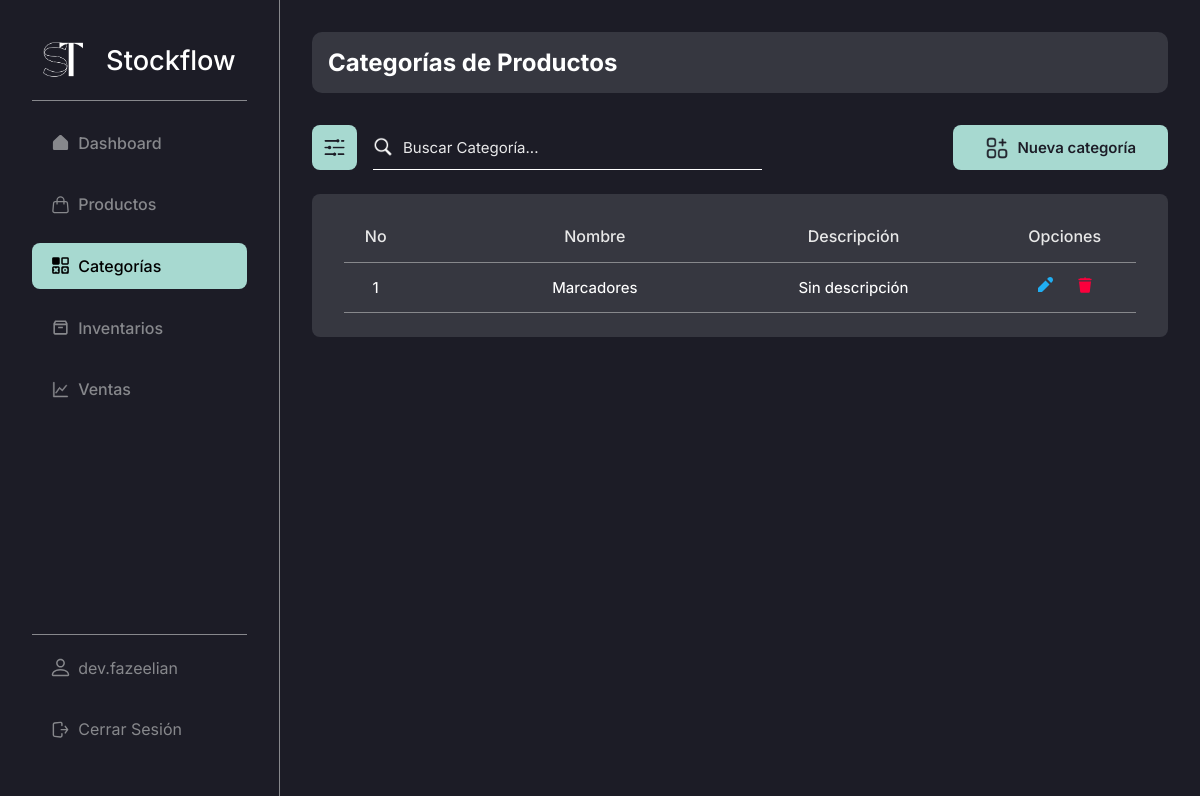
Page /admin/products/categories/ (signed in) on the earlier database version.
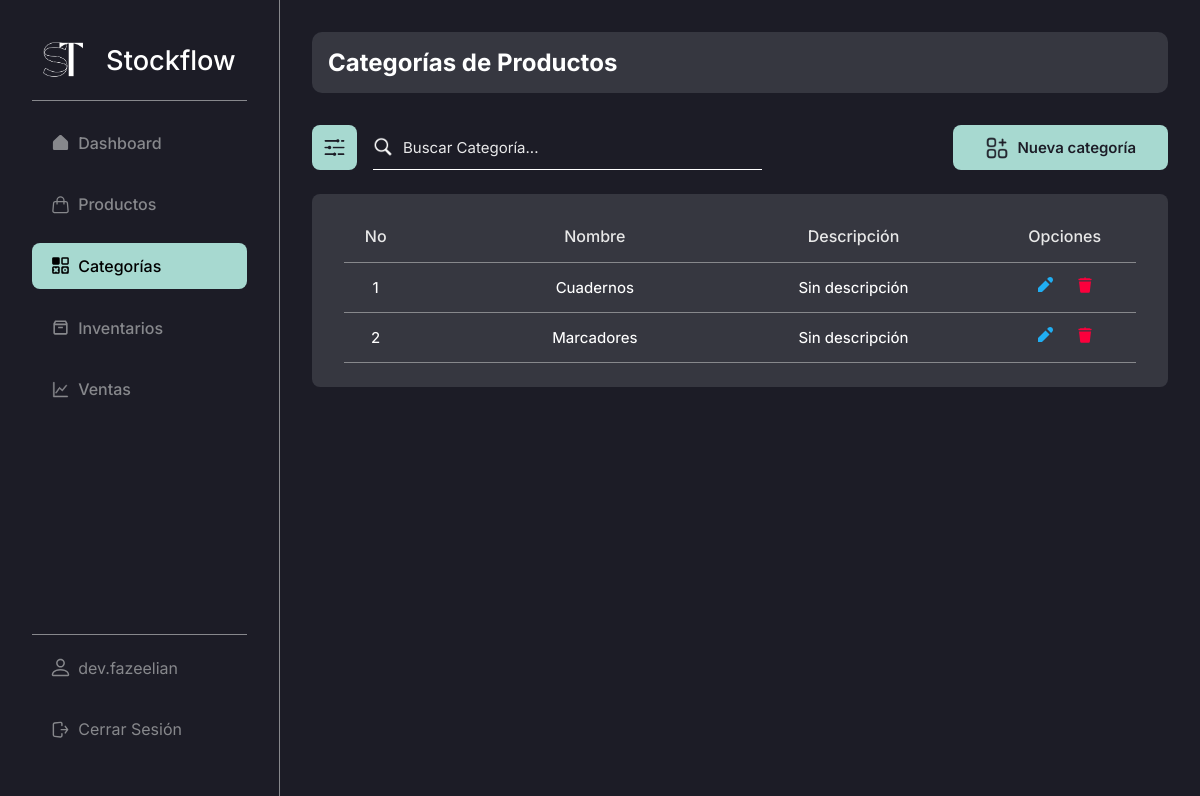
Same page on the later database version.
### stockflow/models.py (models this page shows, shortened)
class Category(db.Model):
    id = db.Column(db.Integer, primary_key = True) # Primary key
    created_by = db.Column(db.Integer, db.ForeignKey("user.id"), nullable = False) # Foreign key
    name = db.Column(db.String(50), unique = True, nullable = False)
    description = db.Column(db.String(255), default='Sin descripción')

### stockflow/modules/category.py (the view)
@bp.route("/", methods = ("GET", "POST"))
@login_required
def index():
    query = ""
    categories = []
    if request.method == "POST":
        query = request.form.get("searchCategorie", "")
        categories = Category.query.filter(
            (
                Category.name.ilike(f"%{query}%") |  # Searching by name
                Category.description.ilike(f"%{query}%")  # Searching by description
            )
        ).all()
    else:
        categories = Category.query.filter(Category.created_by == g.user.id).all()
    return render_template("modules/products/categories/index.html", categories = categories, query=query)

### stockflow/auth.py (called while the page is built)
def login_required(view):
    @functools.wraps(view)
    def wrapped_view(**kwargs):
        if g.user is None:
            message = "Debes iniciar sesión"
            flash(message)
            return redirect(url_for("auth.login"))
        return view(**kwargs)
    return wrapped_view

@bp.before_app_request # Execute the next function in every request, every page
def load_logged_in_user():
    user_id = session.get("user_id")
    if user_id is None:
        g.user = None
    else:
        g.user = User.query.get_or_404(user_id)

### stockflow/templates/modules/products/categories/index.html (shortened to what this page needs)
{% extends 'base-admin.html' %}
{% block content %}
    <head>
        <link rel="stylesheet" href="{{ url_for('static', filename='css/modules/categories.css') }}">
    </head>
    <div class="content-group inter bg-black-light">
        <h2 class="color-white inter">Categorías de Productos</h2>
    </div>
    <div class="top-page">
        <div class="cont-search">
            <button class="btn-search-filter bg-turquese-light-blue">
                <img src="{{ url_for('static', filename='img/icons/filter.png') }}" alt="">
            </button>
            <form action="{{ url_for('admin/products/categories.index') }}" method="post" class="search-bar">
                <img src="{{ url_for('static', filename='img/icons/search.png') }}" alt="">
                <input type="text" class="color-white inter" name="searchCategorie" value="{{ query }}" id="search" placeholder="Buscar Categoría...">
            </form>
        </div>
        <div class="cont-create">
            <a href="{{ url_for('admin/products/categories.new') }}" class="btn-create bg-turquese-light-blue color-black inter">
                <img src="{{ url_for('static', filename='img/icons/add-categorie.png') }}" alt="">
                <h2>Nueva categoría</h2>
            </a>
        </div>
    </div>
    <table class="table inter bg-black-light">
        <thead>
            <tr class="thead color-white-gray">
                <th class="th th-no-cat">No</th>
                <th class="th th-name-cat">Nombre</th>
                <th class="th th-description-cat">Descripción</th>
                <th class="th th-options-cat">Opciones</th>
            </tr>
        </thead>
        <tbody>
                {% if categories %}
                    {% for category in categories | reverse %}
                        {% if g.user.id == category.created_by %}
                            <tr class="tbody">
                                <td class="td td-no-cat">{{ loop.index }}</td>
                                <td class="td td-name-cat">
                                    <a href="#" class="color-white">{{ category.name }}</a>
                                </td>
                                <td class="td td-description-cat">
                                    {% if category.description == "" %}
                                        Sin descripción
                                    {% else %}
                                        {{ category.description }}
                                    {% endif %}
                                </td>
                                <td class="td td-options-cat">
                                    <a href="{{ url_for('admin/products/categories.update', id = category.id) }}">
                                        <svg
                                            xmlns="http://www.w3.org/2000/svg"
                                            viewBox="0 0 16 16"
                                            fill="#20AEF3"
                                        >
                                            <path
                                                d="M12.527 7.473L8.527 3.473 1 11 1 15 5 15zM11.172.828l-1.065 1.065 4 4 1.065-1.065c1.105-1.105 1.105-2.895 0-4l0 0C14.067-.276 12.276-.276 11.172.828z"
                                            />
                                        </svg>
                                    </a>
                                    <a href="{{ url_for('admin/products/categories.delete', id = category.id) }}">
                                    </a>
                                </td>
                            </tr>
                        {% else %}
                            <tr class="tbody">
                                <td class="td" style="width: 100%;">No hay categorías creadas por ti.</td>
                            </tr>
                        {% endif %}
                    {% endfor %}
                {% endif %}
        </tbody>
    </table>
{% endblock %}

Differences in the rows shown:
added Category: name "Cuadernos", description "Sin descripción"
